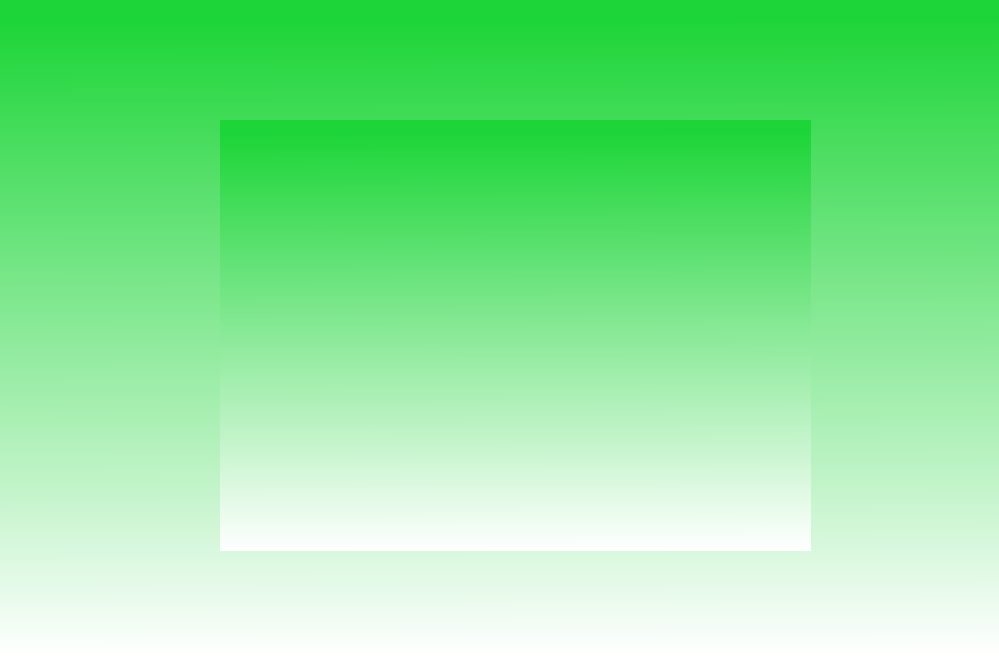
<?xml version="1.0" encoding="UTF-8"?>
<ui version="4.0">
 <class>Form</class>
 <widget class="QWidget" name="Form">
  <property name="geometry">
   <rect>
    <x>0</x>
    <y>0</y>
    <width>999</width>
    <height>658</height>
   </rect>
  </property>
  <property name="windowTitle">
   <string>Smart Bin Application</string>
  </property>
  <property name="styleSheet">
   <string notr="true">QWidget{
	background-color: qlineargradient(spread:pad, x1:0.453, y1:0.0284091, x2:0.458, y2:1, stop:0 rgba(29, 213, 56, 255), stop:1 rgba(255, 255, 255, 255));

}</string>
  </property>
  <widget class="PlotWidget" name="graphwidget" native="true">
   <property name="geometry">
    <rect>
     <x>220</x>
     <y>120</y>
     <width>591</width>
     <height>431</height>
    </rect>
   </property>
  </widget>
 </widget>
 <customwidgets>
  <customwidget>
   <class>PlotWidget</class>
   <extends>QWidget</extends>
   <header location="global">pyqtgraph</header>
   <container>1</container>
  </customwidget>
 </customwidgets>
 <resources/>
 <connections/>
</ui>
